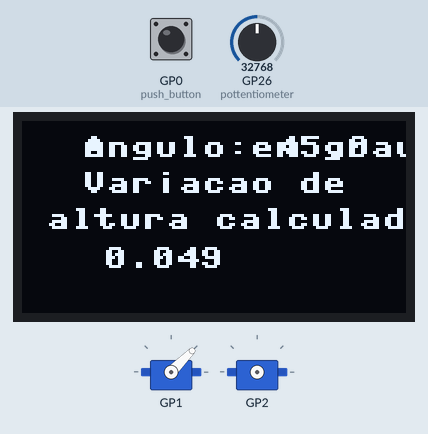
Recording of a program running on a simulated Raspberry Pi Pico running MicroPython. Shown: 128×64 one-colour display, 2 × servo. The test bench sets the inputs (shaded band); at power-on: GP26 (pottentiometer) = 32768, GP0 (push_button) HIGH (analog values on the 0–65535 scale). Library files of the repository ran but are not shown: ssd1306.py; what the program prints to the serial console is not drawn.

Above: at 1.2 s.
1.3 s: GP26 (pottentiometer) set to 45874
At 3.3 s:
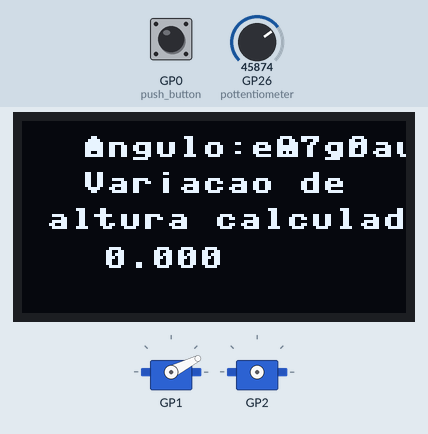
3.7 s: GP26 (pottentiometer) set to 57670
At 5.8 s:
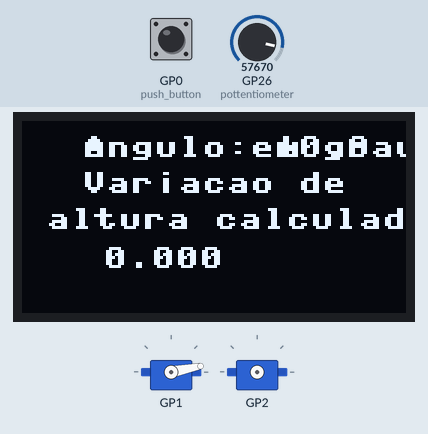
6.1 s: GP0 (push_button) pulled LOW for 0.15 s
At 7.4 s:
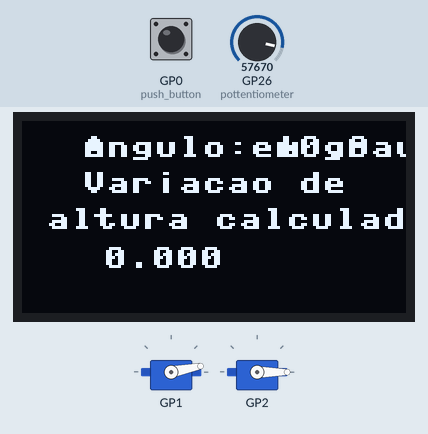
8.6 s: GP26 (pottentiometer) set to 32767
At 10.7 s:
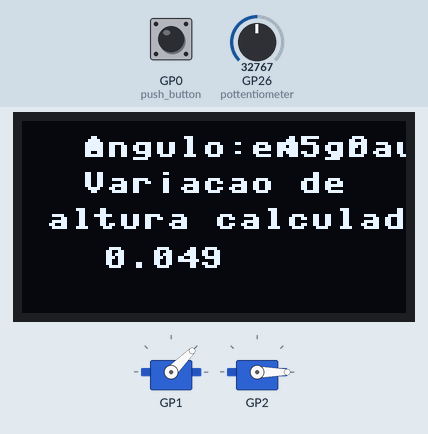
10.9 s: GP0 (push_button) pulled LOW for 1 s
At 11.5 s:
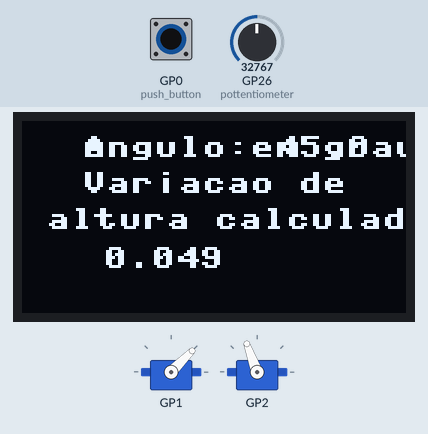
13.4 s: GP26 (pottentiometer) set to 19660
At 14.8 s:
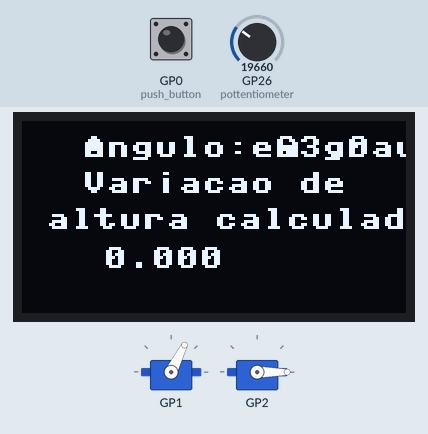
Timing chart, 0 to 16.4 s (numbered marks = the images above; inputs shaded):
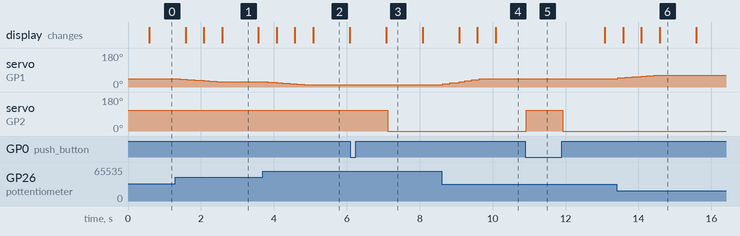

The program:

main.py
```python
####################################################################################################################################################
# Título: código main para Dart Cannon (versão mola)
# Descrição: contém manipulação de display I²C, interrupção de botão, manipulação de 2 servo-motores e leitura de potenciômetro
# Autores: João V. C. Branco, Luiz H. A. Santos, Pedro A. W. Dian, Vitor G. Soller
# Data: -
####################################################################################################################################################
# Inclusão de bibliotecas necessárias

from machine import *
from time import *
from servo import *
from ssd1306 import *
from math import *


####################################################################################################################################################
# Definição de variáveis globais

# Variáveis relacionadas ao botão
button_pressed = 0
button_timer = machine.Timer(-1)
push_button = Pin(0, mode = Pin.IN, pull = Pin.PULL_UP)

# Variáveis relacionadas ao potenciômetro
pottentiometer = ADC(26)
pottentiometer_timer = machine.Timer(-1)
pottentiometer_values = []

# Variáveis relacionadas aos servo-motores

servo2_timer = machine.Timer(-1)
servo1 = Servo(pin_id = 1)
servo2 = Servo(pin_id = 2)

# Variáveis relacionadas ao display

i2c0_scl_pin = 17
i2c0_sda_pin = 16
i2c0 = I2C(0, scl=Pin(17), sda=Pin(16), freq=400000)
display = SSD1306_I2C(128, 64, i2c0)
display_timer = machine.Timer(-1)

# Variáveis físicas do teste
Vo = 4.37373
d = 1.9
g = 9.81
deltaH = 0


####################################################################################################################################################
## Definição de funções importantes ao código


# Definição das funções de handler do push_button, timer para a "volta" do servo2 e debounce do push_button

def push_button_handler(pin):

    # Definição de variáveis globais
    global servo2
    global servo2_timer

    # Ação a ser executada
    servo2.write(110)

    # Aciona o timer para a voltar para o estado original
    servo2_timer.init(mode=Timer.ONE_SHOT, period=1000, callback=servo2_timer_handler)

def servo2_timer_handler(timer):

    # Definição de variáveis globais
    global servo2

    # Ação a ser executada
    servo2.write(0)

def push_button_check(timer):

    # Definição das variáveis globais
    global push_button
    global button_pressed

    # Caso o botão esteja apertado...
    if push_button.value() == 0 and button_pressed == 0:

        # Faz a ação e seta botão apertado
        push_button_handler(push_button)
        button_pressed = 1

    # Caso não esteja apertado...
    elif push_button.value() == 1:

        # Reseta o botão apertado
        button_pressed = 0


# Definição do handler para a medição do ADC conectado ao potenciômetro

def pottentiometer_handler(timer):

    global pottentiometer
    global servo1
    global pottentiometer_values

    # Insere o valor medido do ADC no início da lista de valores do potenciômetro
    pottentiometer_values.insert(0,pottentiometer.read_u16() * (-90/65535)+90) # pottentiometer.read_u16()*(-90/59500)+90
    print(pottentiometer.read_u16())


    # Caso a lista tenha 7 valores, exclui o valor final
    if len(pottentiometer_values) == 7:

        del(pottentiometer_values[-1])

    # Realiza a média móvel dos últimos valores armazenados na lista
    pottentiometer_value = sum(pottentiometer_values)/len(pottentiometer_values)

    # Aciona o servomotor segundo o valor obtido pela média móvel
    servo1.write(pottentiometer_value)


# Definição do handler relacionado à exibição de deltaH no display

def display_handler(timer):

    global pottentiometer
    global deltaH
    global Vo, g, d

    # Calculo da variação de altura associada
    pottentiometer_value = sum(pottentiometer_values)/len(pottentiometer_values)
    deltaH = tan(radians(pottentiometer_value)) * d - (g/2) * ((d / (Vo * cos(radians(pottentiometer_value)))))**2

    # Caso deltaH seja menor que 0, assume-se variação de 0 metros
    if deltaH < 0:

        deltaH = 0

    # Reseta o displays
    display.fill(0)
    display.show()

    # Escreve o valor calculado de deltaH
    display.text("Angulo: %.1f" % pottentiometer_value, 20, 5)
    display.text("Variacao de", 20, 17)
    display.text("altura calculada:", 8, 29)
    display.text("%.3f" % deltaH, 27, 42)
    display.text("angulo em graus: %.3f" % pottentiometer_value, 20, 5)

    # Atualiza o display
    display.show()


####################################################################################################################################################
## Código main


# Definição do timer do botão
button_timer.init(period=50, mode=machine.Timer.PERIODIC, callback=push_button_check)

# Definição do timer do potenciômetro
pottentiometer_timer.init(period=200, mode=machine.Timer.PERIODIC, callback=pottentiometer_handler)

# Definição do timer do display
display_timer.init(period=500, mode=machine.Timer.PERIODIC, callback=display_handler)
```

Measured:
- after the input at 1.3 s, servo on GP1: moves from 45° to 27° over 1.0 s, starting after 0.13 s; the display: first changes after 0.28 s (image 1 shows a later state)
- after the input at 3.7 s, servo on GP1: moves from 27° to 11° over 1.0 s, starting after 0.13 s; the display: first changes after 0.38 s (image 2 shows a later state)
- after the input at 6.1 s, servo on GP2: 110° → 0° after 1.0 s
- after the input at 8.6 s, servo on GP1: moves from 11° to 45° over 1.0 s, starting at once; the display: first changes after 0.48 s (image 4 shows a later state)
- after the input at 10.9 s, servo on GP2: 0° → 110° at once, → 0° 1.0 s later
- after the input at 13.4 s, servo on GP1: moves from 45° to 63° over 1.0 s, starting at once; the display: first changes after 0.18 s (image 6 shows a later state)
- what the display in image 1 shows lasts 1.0 s, from 2.6 s to 3.6 s
